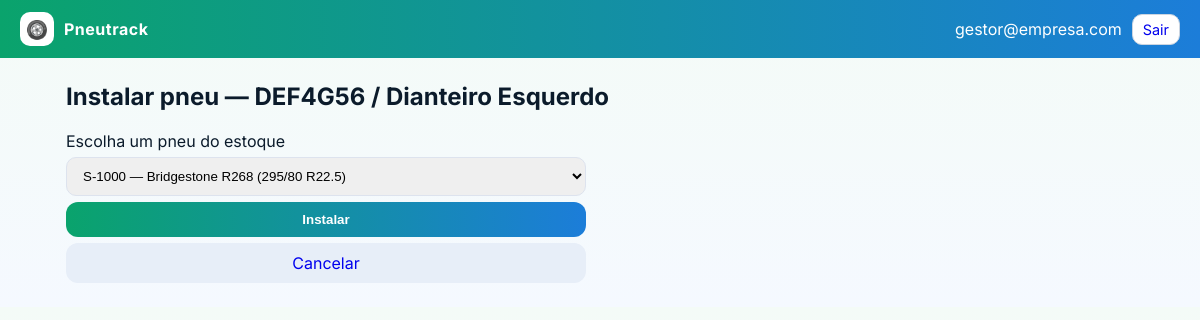
/veiculo/2/posicao/7/instalar (signed in), run on the app's committed database.
### app.py (models this page shows)
class User(db.Model):
    id = db.Column(db.Integer, primary_key=True)
    email = db.Column(db.String(120), unique=True, nullable=False)
    name = db.Column(db.String(80), nullable=False)
    role = db.Column(db.String(20), nullable=False)  # gestor | borracheiro
    password = db.Column(db.String(128), nullable=False)  # demo only

class Veiculo(db.Model):
    id = db.Column(db.Integer, primary_key=True)
    anexos = db.relationship("Anexo", backref="veiculo", cascade="all, delete-orphan")
    placa = db.Column(db.String(10), unique=True, nullable=False)
    motorista = db.Column(db.String(80), nullable=False)
    alerta_km_max = db.Column(db.Integer, default=50000)
    eixos = db.relationship("Eixo", backref="veiculo", cascade="all, delete-orphan")
    posicoes = db.relationship("PosicaoPneu", backref="veiculo", cascade="all, delete-orphan")
    historicos = db.relationship("Historico", backref="veiculo", cascade="all, delete-orphan")
    servicos = db.relationship("ServicoAutorizado", backref="veiculo", cascade="all, delete-orphan")

class PosicaoPneu(db.Model):
    id = db.Column(db.Integer, primary_key=True)
    veiculo_id = db.Column(db.Integer, db.ForeignKey("veiculo.id"), nullable=False)
    eixo_id = db.Column(db.Integer, db.ForeignKey("eixo.id"))
    pos_label = db.Column(db.String(60), nullable=False)
    pneu_id = db.Column(db.Integer, db.ForeignKey("pneu.id"))
    pneu = db.relationship("Pneu")

### app.py (the view)
        def inner(*args, **kwargs):
            user = current_user()
            if not user:
                return redirect(url_for("login"))
            if role and user.role != role:
                flash("Acesso negado para este perfil.", "error")
                return redirect(url_for("home"))
            return fn(*args, **kwargs)

### app.py (called while the page is built, shortened)
def current_user():
    email = session.get("email")
    if not email:
        return None
    return User.query.filter_by(email=email).first()

def login_required(role=None):
    def decorator(fn):
        def inner(*args, **kwargs):
            user = current_user()
            if not user:
                return redirect(url_for("login"))
            if role and user.role != role:
                flash("Acesso negado para este perfil.", "error")
                return redirect(url_for("home"))
            return fn(*args, **kwargs)
        inner.__name__ = fn.__name__
        return inner
    return decorator

@app.route("/veiculo/<int:vid>/posicao/<int:pid>/instalar", methods=["GET","POST"])
@login_required(role="gestor")
def instalar_pneu(vid, pid):
    v = Veiculo.query.get_or_404(vid)
    pos = PosicaoPneu.query.get_or_404(pid)
    estoque = Pneu.query.filter_by(status="estoque").order_by(Pneu.marca).all()
    return render_template("instalar_pneu.html", v=v, pos=pos, estoque=estoque)

### templates/instalar_pneu.html
{% extends "base.html" %}
{% block content %}
<h2>Instalar pneu — {{ v.placa }} / {{ pos.pos_label }}</h2>
<form method="post" class="form" style="max-width:520px">
  <label>Escolha um pneu do estoque</label>
  <select name="pneu_id" required>
    {% for p in estoque %}
      <option value="{{ p.id }}">{{ p.numero_serie }} — {{ p.marca }} {{ p.modelo }} ({{ p.medida }})</option>
    {% endfor %}
  </select>
  <button class="btn primary">Instalar</button>
  <a class="btn" href="{{ url_for('veiculo_detail', vid=v.id) }}">Cancelar</a>
</form>
{% endblock %}

### templates/base.html (shortened to what this page needs)
<!doctype html>
<html lang="pt-br">
<head>
  <link rel="stylesheet" href="{{ url_for('static', filename='styles.css') }}">
</head>
<body>
  <header class="topbar">
    <div class="brand">
      <div class="logo">🛞</div>
      <div class="title">Pneutrack</div>
    </div>
    {% if session.get('email') %}
    <div class="user">
      <span>{{ session.get('email') }}</span>
      <a class="btn small outline" href="{{ url_for('logout') }}">Sair</a>
    </div>
    {% endif %}
  </header>
  <main class="container">
    {% block content %}{% endblock %}
  </main>
</body>
</html>

### static/styles.css (style rules this page uses)
:root { --brand1:#0AA36C; --brand2:#1C7DD9; --bg:#f4fbf7; }
* { box-sizing:border-box }
body { margin:0;font-family:Inter,system-ui,-apple-system,Segoe UI,Roboto,Helvetica,Arial,sans-serif;background:linear-gradient(180deg,#f4fbf7,#f5f9ff);color:#0b1b2b }
.topbar { display:flex;justify-content:space-between;align-items:center;padding:12px 20px;background:linear-gradient(90deg,var(--brand1),var(--brand2));color:#fff }
.brand { display:flex;gap:10px;align-items:center }
.logo { width:34px;height:34px;border-radius:10px;background:#fff;color:#0b1b2b;display:grid;place-items:center;font-size:18px }
.title { font-weight:700;letter-spacing:.5px }
.user { display:flex;gap:10px;align-items:center }
.container { max-width:1100px;margin:24px auto;padding:0 16px }
.form { display:flex;flex-direction:column;gap:6px }
input,select { padding:10px 12px;border:1px solid #dde3ee;border-radius:10px;outline:none }
.btn { padding:10px 14px;border-radius:12px;border:none;cursor:pointer;display:inline-block;text-decoration:none;text-align:center;background:#e7eef8 }
.btn.primary { background:linear-gradient(90deg,var(--brand1),var(--brand2));color:#fff;font-weight:600 }
.btn.outline { background:#fff;border:1px solid #cbd5e1 }
.btn.small { padding:6px 10px;border-radius:10px;font-size:.9rem }

### data on the page
User: get "gestor@empresa.com"
Veiculo: placa "DEF4G56"
PosicaoPneu: pos_label "Dianteiro Esquerdo"

### other printed values
form field pneu_id "S-1000 — Bridgestone R268 (295/80 R22.5)"
